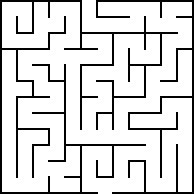
#> input picture Mazes/12 by 12 maze.png, 194 x 194 px; its folder holds 4 pictures in this run
$ python ComparisonEngine.py
#> lines starting #> are read from the running program, lines starting #| are printed output that depends on the picture; after the words box and inside, x2 and y2 are one past the last pixel; in counts of white or black regions, pixels touching at a corner belong together
### Preprocess.py
# http://www.mazegenerator.net/
import numpy as np
import matplotlib.pyplot as plt
from PIL import Image

class Preprocess:
    """
    RL State Mapping:
    0: Path (Traversable, usually low/zero reward)
    -1: Wall (Obstacle, high negative reward)
    1: Goal/Exit (High positive reward)
    2: Start/Entry (or another distinct positive value for visualization)
    """

    def __init__(self, file_path):
        # 1. Image Loading and Grayscale Conversion
        try:
            self.im = Image.open(file_path).convert('L')
        except FileNotFoundError:
            raise FileNotFoundError(f"Error: Maze image file not found at '{file_path}'")

        self.w, self.h = self.im.size
        self.nim = None
        # Stores the start and end coordinates: [sr, sc, gr, gc]
        self.loc = None

    def generate(self, margin=0.005, pix=0, div=128):
        # 2. Binarization: Convert to binary image.
        binary = self.im.point(lambda p: p < div)

        # 3. Convert to Numpy array: Walls -> 1 (True), Paths -> 0 (False).
        self.nim = np.array(binary)

        # 4. Core transformation: Reduce high-res maze to minimal grid. (OPTIMIZED)
        self._reduce_matrix(margin)

        # 5. Map values to RL states: Walls (1) -> -1.0, Path (0) -> 0.0.
        self._invert_and_map()

        # 6. Trim the borders (if pix > 0).
        if pix > 0:
            self._trim(pix)

        # 7. Detect Start/Goal points.
        self.loc = self._detect_openings()

        # 8. Mark Start (2) and Goal (1).
        if self.loc and len(self.loc) == 4:
            self.nim[self.loc[0], self.loc[1]] = 2.0  # Start (Entry)
            self.nim[self.loc[2], self.loc[3]] = 1.0  # Goal (Exit)

    def _reduce_matrix(self, margin):
        """Vectorized approach for collapsing redundant rows/cols."""
        # Determine the tolerance for differences
        if isinstance(margin, (tuple, list)):
            row_tol = self.w * margin[0]
            col_tol = self.h * margin[1]
        else:
            row_tol = self.w * margin
            col_tol = self.h * margin

        # --- Row Reduction ---
        row_diffs = np.sum(np.abs(np.diff(self.nim, axis=0)), axis=1)
        r_indices_to_keep = np.where(row_diffs > row_tol)[0] + 1
        r_indices = np.concatenate(([0], r_indices_to_keep))
        self.nim = self.nim[r_indices, :]
        self.h = self.nim.shape[0]

        # --- Column Reduction ---
        col_diffs = np.sum(np.abs(np.diff(self.nim, axis=1)), axis=0)
        c_indices_to_keep = np.where(col_diffs > col_tol)[0] + 1
        c_indices = np.concatenate(([0], c_indices_to_keep))
        self.nim = self.nim[:, c_indices]
        self.w = self.nim.shape[1]

    def _invert_and_map(self):
        """Maps boolean to RL states: Walls (1) -> -1.0, Path (0) -> 0.0."""
        self.nim = self.nim.astype(np.float32)
        self.nim[self.nim == 1] = -1.0

    # [5 lines left out: function _trim, not called in this run]

    def _detect_openings(self):
        """Detects the first two open paths (0.0) on the perimeter."""
        l = [] # [start_r, start_c, goal_r, goal_c]

        # Check Top and Bottom rows
        for r in [0, self.h - 1]:
            open_cols = np.where(self.nim[r, :] == 0.0)[0]
            if open_cols.size > 0:
                l.extend([r, open_cols[0]])
                if len(l) == 4: return l

        # Check Left and Right columns (excluding corners)
        for c in [0, self.w - 1]:
            rows_to_check = np.arange(1, self.h - 1)
            open_rows = rows_to_check[np.where(self.nim[rows_to_check, c] == 0.0)[0]]

            if open_rows.size > 0:
                l.extend([open_rows[0], c])
                if len(l) == 4: return l

        return l

    # [10 lines left out: function show, not called in this run]

    def __str__(self):
        return '\n'.join(' '.join(f"{val:3.0f}" for val in row) for row in self.nim)


# [10 lines that do not run on import are left out]

### MazeEnv.py
import numpy as np

class MazeEnv:
    """
    Reinforcement Learning Environment for the preprocessed maze.
    Handles actions, state transitions, and reward calculation.
    """

    # Define Action Space: (dr, dc) for (row, col) change
    ACTION_SPACE = {
        0: (0, -1),  # LEFT (West)
        1: (0, 1),   # RIGHT (East)
        2: (-1, 0),  # UP (North)
        3: (1, 0)    # DOWN (South)
    }

    def __init__(self, preprocessor_instance, start_coords=None, goal_coords=None):
        """
        Initializes the environment using the preprocessed grid.

        Args:
            preprocessor_instance: Instance of the Preprocess class.
            start_coords (tuple, optional): Custom (r, c) start coordinates.
                                            If None, uses preprocessor's default.
            goal_coords (tuple, optional): Custom (r, c) goal coordinates.
                                           If None, uses preprocessor's default.
        """
        if not hasattr(preprocessor_instance, 'nim') or preprocessor_instance.nim is None:
            raise ValueError("Invalid Preprocess instance or grid not generated.")

        self.maze = preprocessor_instance.nim.copy()
        self.height, self.width = self.maze.shape
        self.current_state = None

        # --- NEW LOGIC TO HANDLE CUSTOM COORDINATES ---

        # 1. Get default coordinates from preprocessor
        default_start = None
        default_goal = None
        if preprocessor_instance.loc and len(preprocessor_instance.loc) == 4:
            default_start = (preprocessor_instance.loc[0], preprocessor_instance.loc[1])
            default_goal = (preprocessor_instance.loc[2], preprocessor_instance.loc[3])
        else:
            # Only raise error if custom points are ALSO not provided
            if start_coords is None or goal_coords is None:
                raise ValueError("Start/Goal coordinates not properly detected and custom coordinates not provided.")

        # 2. Set the final start and goal coordinates
        # Use custom coordinates if provided, otherwise use the detected defaults
        self.start_coords = start_coords if start_coords is not None else default_start
        self.goal_coords = goal_coords if goal_coords is not None else default_goal

        # Final check to ensure we have valid coordinates
        if self.start_coords is None or self.goal_coords is None:
             raise RuntimeError("Maze environment failed to initialize start or goal coordinates.")

        # --- END NEW LOGIC ---

        self.REWARD_GOAL = 10.0
        self.REWARD_STEP = -0.04
        self.REWARD_WALL = -1.0

    # [58 lines left out: functions reset, step, get_state_index, heuristic, not called in this run]


### ComparisonEngine.py
import numpy as np
import matplotlib.pyplot as plt
import time
import pandas as pd
import os # Added for robust file path handling

from Preprocess import Preprocess
from MazeEnv import MazeEnv # Assuming this file has been updated
from QLearningAgent import QLearningAgent
from SARSAAgent import SARSAAgent
from MCAgent import MCAgent
from PathfindingAlgorithms import PathfindingAlgorithms

# --- Configuration ---
# IMPORTANT: Use os.path.join for platform compatibility
MAZE_FILE = os.path.join("Mazes", "12 by 12 maze.png")
NUM_EPISODES = 10000
MAX_STEPS_PER_EPISODE = 1000

# --- RL Hyperparameters (Shared) ---
ALPHA = 0.1
GAMMA = 0.95
EPSILON_DECAY = 0.9999

# --- Global Result Storage ---
ALGO_RESULTS = {}

# ----------------------------------------------------------------------------------
## 🖱️ User Input for Custom Points
# ----------------------------------------------------------------------------------

def get_custom_points(maze_grid, env_height, env_width):
    """
    Displays the maze grid and allows the user to click to select
    Start and Goal points. Converts pixel coordinates to grid coordinates.
    """

    plt.figure(figsize=(8, 8))
    plt.imshow(maze_grid, aspect='equal', vmin=-1.0, vmax=2.0)
    plt.title("Click to select START point, then click to select GOAL point.", fontsize=12)
    plt.xticks([]), plt.yticks([])

    print("\n\n--- WAITING FOR USER INPUT ---")
    print("Please click on the START point, then click on the GOAL point (or close the window to use defaults).")

    try:
        # Use ginput to get 2 mouse clicks
        coords = plt.ginput(2, timeout=60)
    except Exception:
        # Catch exceptions if the window is closed abruptly
        coords = []

    plt.close() # Close the selection window immediately

    if len(coords) < 2:
        print("❌ Did not select two points. Using default Start/Goal.")
        return None, None

    # ginput returns (col, row) coordinates (x, y)
    start_x, start_y = coords[0]
    goal_x, goal_y = coords[1]

    # Convert pixel coordinates (float) to integer grid coordinates (row, col)
    start_r, start_c = int(round(start_y)), int(round(start_x))
    goal_r, goal_c = int(round(goal_y)), int(round(goal_x))

    # Check bounds and adjust if necessary
    start_r = np.clip(start_r, 0, env_height - 1)
    start_c = np.clip(start_c, 0, env_width - 1)
    goal_r = np.clip(goal_r, 0, env_height - 1)
    goal_c = np.clip(goal_c, 0, env_width - 1)

    print(f"✅ User Selected Start: ({start_r}, {start_c}), Goal: ({goal_r}, {goal_c})")
    return (start_r, start_c), (goal_r, goal_c)

# ----------------------------------------------------------------------------------
## 🤖 Training Functions (with Early Exit Logic)
# ----------------------------------------------------------------------------------

# [179 lines left out: functions train_step_rl_agent, train_mc_agent, solve_pathfinding, visualize_results, not called in this run]


def run_solver():
    global ALGO_RESULTS
    try:
        # --- 1. Preprocessing and Environment Setup ---
        print(f"--- Loading and Preprocessing Maze: {MAZE_FILE} ---")
        pre = Preprocess(MAZE_FILE)
#> in __init__, `self.im = Image.open(file_path).convert('L')`: self.im: PIL image 194x194 L; 85.8% white; black in thin lines or dots
        pre.generate(margin=0.005, pix=0)
#> in generate, `binary = self.im.point(lambda p: p < div)`:
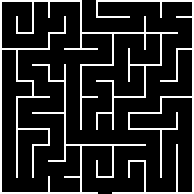
#> binary: PIL image 194x194 L; values 0 (black) and 1 (white), 14.2% white in thin lines or dots
#> in _reduce_matrix, `row_diffs = np.sum(np.abs(np.diff(self.nim, axis=0)), axis=1)`: row_diffs = 193 values, max 42330 at index 1, min 0 at index 0, mean 1358.3
#> in _reduce_matrix, `r_indices_to_keep = np.where(row_diffs > row_tol)[0] + 1`: r_indices_to_keep = 24 values from 2 to 192
#> in _reduce_matrix, `r_indices = np.concatenate(([0], r_indices_to_keep))`: r_indices = 25 values from 0 to 192
#> in _reduce_matrix, `self.nim = self.nim[r_indices, :]`:
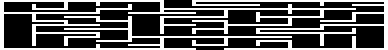
#> self.nim: shape (25, 194) (shown 2 times larger); values 0 (black) and 1 (white), 32.4% white in thin lines or dots
#> in _reduce_matrix, `col_diffs = np.sum(np.abs(np.diff(self.nim, axis=1)), axis=0)`: col_diffs = 193 values, max 5610 at index 1, min 0 at index 0, mean 213.6
#> in _reduce_matrix, `c_indices_to_keep = np.where(col_diffs > col_tol)[0] + 1`: c_indices_to_keep = 24 values from 2 to 192
#> in _reduce_matrix, `c_indices = np.concatenate(([0], c_indices_to_keep))`: c_indices = 25 values from 0 to 192
#> in _reduce_matrix, `self.nim = self.nim[:, c_indices]`:
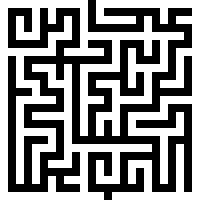
#> self.nim: shape (25, 25) (shown 8 times larger); values 0 (black) and 1 (white), 53.8% white; black in thin lines or dots
#> in _invert_and_map, `self.nim[self.nim == 1] = -1.0`: self.nim: shape (25, 25) float32; values -1 (black) and 0 (white), 46.2% white in thin lines or dots
#> the loop in _detect_openings, `for r in [0, self.h - 1]:` made 2 passes
#> open_cols on passes 1 to 2: [11], [13]
#> after the loop in _detect_openings, `for r in [0, self.h - 1]:`: l = [0, 11, 24, 13]
#> in generate, `self.nim[self.loc[0], self.loc[1]] = 2.0`:
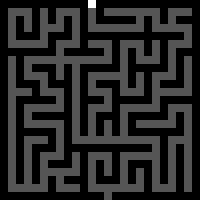
#> self.nim: shape (25, 25) float32 (shown 8 times larger); min -1, max 2, mean -0.534; drawn with min black and max white
#> in generate, `self.nim[self.loc[2], self.loc[3]] = 1.0`:
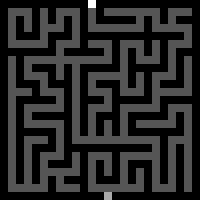
#> self.nim: shape (25, 25) float32 (shown 8 times larger); 0.16% of pixels changed, all inside (x1, y1, x2, y2) = (13, 24, 14, 25); drawn with min black and max white

        # Initialize ENV to get dimensions and defaults for user input
        env_temp = MazeEnv(pre)
#> in __init__, `default_start = (preprocessor_instance.loc[0], preprocessor_instance.l..`: default_start = (0, 11)
#> in __init__, `default_goal = (preprocessor_instance.loc[2], preprocessor_instance.lo..`: default_goal = (24, 13)
#> in __init__, `self.start_coords = start_coords if start_coords is not None else defa..`: self.start_coords = (0, 11)
#> in __init__, `self.goal_coords = goal_coords if goal_coords is not None else default..`: self.goal_coords = (24, 13)

        # --- 2. Get Custom User Points ---
        custom_start, custom_goal = get_custom_points(pre.nim, env_temp.height, env_temp.width)

        # Re-initialize Environment with user's points (if provided)
        if custom_start and custom_goal:
            env = MazeEnv(pre, start_coords=custom_start, goal_coords=custom_goal)
        else:
            env = env_temp # Use defaults

        pathfinder = PathfindingAlgorithms(env)

        ALGO_RESULTS = {}

        # --- 3. Pathfinding Solver (Benchmark Set) ---
        print("\n" + "="*50)
        print(f"Starting Classical Pathfinding Algorithms for Benchmark (Start: {env.start_coords} | Goal: {env.goal_coords})...")
        print("="*50)
        solve_pathfinding(pathfinder)

        # Calculate Optimal Benchmark
        df_pathfinding = pd.DataFrame.from_dict(ALGO_RESULTS, orient='index')
        pathfinding_lengths = df_pathfinding[df_pathfinding['Type'] == 'Pathfinding']
        valid_lengths = pathfinding_lengths[pathfinding_lengths['Length'] != 'Not Found']['Length']

        if valid_lengths.empty:
            optimal_benchmark = "Not Found"
            print("⚠️ Pathfinding ne koi rasta nahi dhunda. RL agents ko bina benchmark ke poora run kiya jaaega.")
        else:
            optimal_benchmark = valid_lengths.min()
            print(f"⭐ Optimal Pathfinding Benchmark Set: {optimal_benchmark} steps.")


        # --- 4. RL Agent Training (Sequential Check with Early Exit) ---
        print("\n" + "="*50)
        print("Starting Reinforcement Learning Agents (Checking for Early Exit)...")
        print("="*50)

        # Instantiate Agents (using the final 'env')
        q_agent = QLearningAgent(env, alpha=ALPHA, gamma=GAMMA, epsilon=1.0, min_epsilon=0.01, epsilon_decay=EPSILON_DECAY)
        sarsa_agent = SARSAAgent(env, alpha=ALPHA, gamma=GAMMA, epsilon=1.0, min_epsilon=0.01, epsilon_decay=EPSILON_DECAY)
        mc_agent = MCAgent(env, alpha=ALPHA, gamma=GAMMA, epsilon=1.0, min_epsilon=0.01, epsilon_decay=EPSILON_DECAY)

        if optimal_benchmark != "Not Found":
            # 1. Q-Learning Run
            found_path = train_step_rl_agent(env, q_agent, NUM_EPISODES, 'Q-Learning', optimal_benchmark)
            if found_path is not None:
                print("\n" + "="*50)
                print(f"🏁 **FINAL RESULT:** {q_agent.__class__.__name__} ne optimal path dhoond liya!")
                print(f"Path Length: {optimal_benchmark}")
                print(f"Path Coordinates: {' -> '.join([str(coord) for coord in found_path])}")
                visualize_results(pre.nim, env) # <-- FIXED CALL
                return

            # 2. SARSA Run
            found_path = train_step_rl_agent(env, sarsa_agent, 2*NUM_EPISODES, 'SARSA', optimal_benchmark)
            if found_path is not None:
                print("\n" + "="*50)
                print(f"🏁 **FINAL RESULT:** {sarsa_agent.__class__.__name__} ne optimal path dhoond liya!")
                print(f"Path Length: {optimal_benchmark}")
                print(f"Path Coordinates: {' -> '.join([str(coord) for coord in found_path])}")
                visualize_results(pre.nim, env) # <-- FIXED CALL
                return

            # 3. Monte Carlo Run
            found_path = train_mc_agent(env, mc_agent, 3*NUM_EPISODES, 'Monte Carlo', optimal_benchmark)
            if found_path is not None:
                print("\n" + "="*50)
                print(f"🏁 **FINAL RESULT:** {mc_agent.__class__.__name__} ne optimal path dhoond liya!")
                print(f"Path Length: {optimal_benchmark}")
                print(f"Path Coordinates: {' -> '.join([str(coord) for coord in found_path])}")
                visualize_results(pre.nim, env) # <-- FIXED CALL
                return
        else:
            # If no benchmark found, run all agents to completion without early exit check
            train_step_rl_agent(env, q_agent, NUM_EPISODES, 'Q-Learning', optimal_benchmark)
            train_step_rl_agent(env, sarsa_agent, 2*NUM_EPISODES, 'SARSA', optimal_benchmark)
            train_mc_agent(env, mc_agent, 3*NUM_EPISODES, 'Monte Carlo', optimal_benchmark)

        # --- 5. Final Comparison Table ---

        df = pd.DataFrame.from_dict(ALGO_RESULTS, orient='index')
        df.index.name = 'Algorithm'

        print("\n" + "="*50)
        print(f"         ❌ Koi Bhi RL Agent Optimal Path Tak Nahi Pahuncha (Benchmark: {optimal_benchmark}) ❌")
        print("         🏁 Comprehensive Algorithm Comparison 🏁")
        print("="*50)
        df_display = df.sort_values(by='Time', ascending=True).drop(columns=['Path'])
        df_display['Time (s)'] = df_display['Time'].apply(lambda x: f"{x:.6f}")
        df_display = df_display.drop(columns=['Time'])
        print(df_display.to_markdown(numalign="left", stralign="left"))
        print("="*50)

        visualize_results(pre.nim, env) # <-- FIXED CALL

    except FileNotFoundError as e:
        print(f"FATAL ERROR: {e}\nNOTE: Please ensure you have a maze image file at the specified path: {MAZE_FILE}")
    except Exception as e:
        print(f"An unexpected error occurred: {e}")

if __name__ == "__main__":
#> (the run stopped early here; a loop or call above may not have finished)
